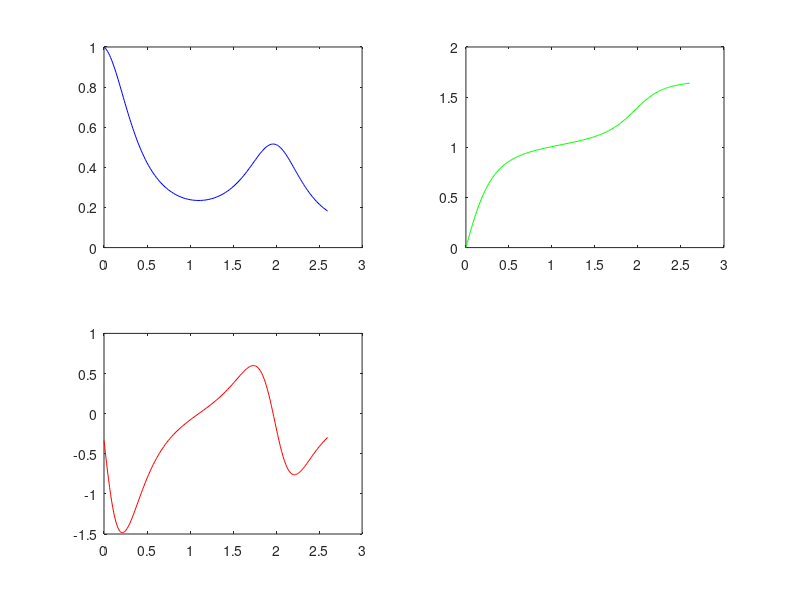

This chart was generated by the following MATLAB code:
clear
clf

tol = odeset('RelTol',1e-6);

%% a 1 %%
f = @(x,u) [u(2); (u(1)/9 - pi*u(1)*exp(x/3)*(2*u(2)*sin(pi*x) + pi*u(1)*cos(pi*x)))];

ystart = [1 -1/3];
span = [0 2.6];
[t,y] = ode45(f, span, ystart, tol);
subplot(2,2,1);plot(t,y(:,1),'b'); hold on;
subplot(2,2,3);plot(t,y(:,2),'r');
ys1=y(end,1)

%% a 2 %%
f = @(x,u) [u(2); (u(1)/9 - pi*u(1)*exp(x/3)*(2*u(2)*sin(pi*x) + pi*u(1)*cos(pi*x))); pi*u(1)^2];

ystart = [1 -1/3 0];
span = [0 2.6];
[t,y] = ode45(f, span, ystart, tol);
subplot(2,2,2);plot(t,y(:,3),'g');
ys2=y(end,3)

